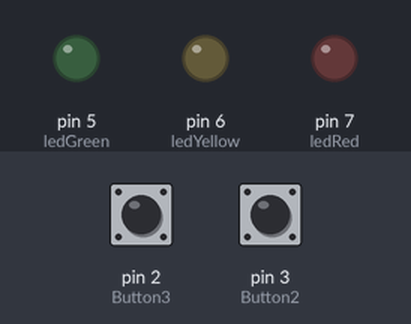
This sketch was run on a simulated Arduino Uno, built with avr-gcc and run on an emulated ATmega328P. Shown: output pins drawn as LEDs (lit = HIGH). Inputs (shaded band) come from the test bench; at power-on: pin 2 (Button3) HIGH, pin 3 (Button2) HIGH.

Above: at 1.2 s.
1.3 s: pin 2 (Button3) pulled LOW for 0.15 s
At 1.7 s:
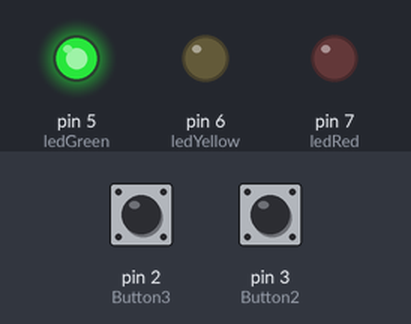
2.9 s: pin 3 (Button2) pulled LOW for 0.15 s
At 4.1 s:
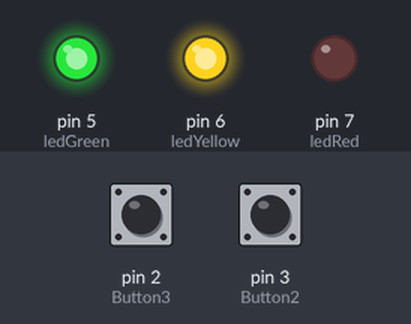
4.5 s: pin 2 (Button3) pulled LOW for 1 s
At 5.4 s:
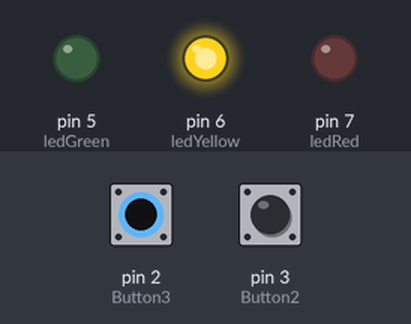
7.0 s: pin 2 (Button3) pulled LOW for 3.2 s
At 7.3 s:
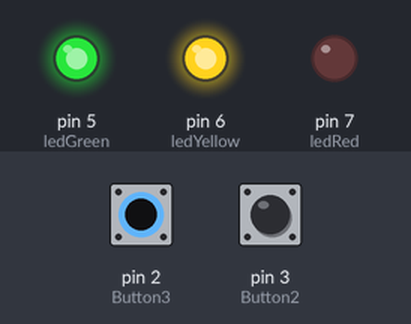
11.7 s: pin 3 (Button2) pulled LOW for 1 s
At 12.0 s:
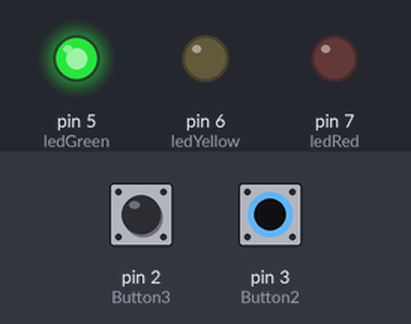
Timing chart, 0 to 14.7 s (numbered marks = the images above; inputs shaded):
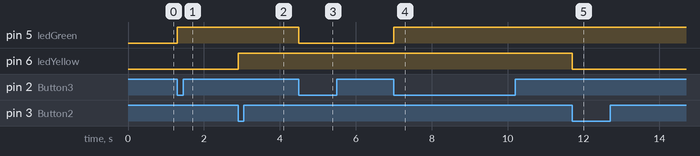

The sketch:

Button_interrupt.ino
```cpp
int ledGreen = 5;  // LED connected to digital pin 5
int ledYellow = 6;  // LED connected to digital pin 6
int ledRed = 7; // LED connected to digital pin 7
int Button1 = 4;    // pushbutton connected to digital pin 4
int Button2 = 3;    // pushbutton connected to digital pin 3
int Button3 =2;    // pushbutton connected to digital pin 2
volatile byte state_red = LOW;  //Punaisen LED-lampun tilatietomuuttuja, joka on käynnistyksessä 0.
volatile byte state_yellow = LOW;
volatile byte state_green = LOW;

void setup() {
  pinMode(ledGreen, OUTPUT);  // sets the digital pin 5 as output
  pinMode(ledYellow, OUTPUT);  // sets the digital pin 6 as output
  pinMode(ledRed, OUTPUT);  // sets the digital pin 7 as output
  pinMode(Button1, INPUT_PULLUP);    // sets the digital pin 4 as input
  pinMode(Button2, INPUT_PULLUP);    // sets the digital pin 3 as input
  pinMode(Button3, INPUT_PULLUP);    // sets the digital pin 2 as input
  attachInterrupt(digitalPinToInterrupt(Button1), blink_red, FALLING);  //Keskeytysmääritys painonapille 1, joka IO-tulona aiheuttaa keskeytyksen. Kutsutaan ohjelmaa blink_red. Missä kohtaa keskeytys tapahtuu (falling, rising tai change).
  attachInterrupt(digitalPinToInterrupt(Button2), blink_yellow, FALLING); //Keskeytysmääritys painonapille 2, joka IO-tulona aiheuttaa keskeytyksen. Kutsutaan ohjelmaa blink_yellow. Missä kohtaa keskeytys tapahtuu (falling, rising tai change).
  attachInterrupt(digitalPinToInterrupt(Button3), blink_green, FALLING);  //Keskeytysmääritys painonapille 3, joka IO-tulona aiheuttaa keskeytyksen. Kutsutaan ohjelmaa blink_green. Missä kohtaa keskeytys tapahtuu (falling, rising tai change).

}
//Ledit syttyvät ja sammuvat nappia painamalla.
//Pääohjelma.
void loop() {
  digitalWrite(ledRed, state_red);
  digitalWrite(ledYellow, state_yellow);
  digitalWrite(ledGreen, state_green);
}

//Kutsuttavat aliohjelmat = keskeytysfunktiot, jonne hypätään napin painalluksesta. Vähän koodia, muutoin voi tulla virhetilanne ja ohjelma voi kaatua.
void blink_red() {
  state_red = !state_red; //From LOW to HIGH.
}

void blink_yellow() {
  state_yellow = !state_yellow;
}

void blink_green() {
  state_green = !state_green;
}
```

Measured:
- after the input at 1.3 s, pin 5 (ledGreen): LOW → HIGH at once
- after the input at 2.9 s, pin 6 (ledYellow): LOW → HIGH at once
- after the input at 4.5 s, pin 5 (ledGreen): HIGH → LOW at once
- after the input at 7.0 s, pin 5 (ledGreen): LOW → HIGH at once
- after the input at 11.7 s, pin 6 (ledYellow): HIGH → LOW at once
